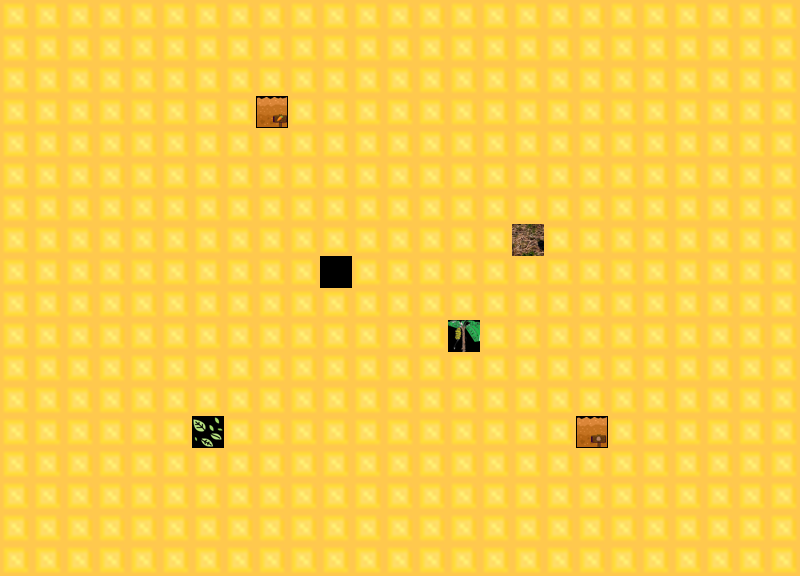

A 2D game scene composited from a Tiled map and its tileset images. What follows is a short description and the map's XML, with every tile layer's data as written:
An orthogonal 25x18 tile map with 32x32 px tiles, 1 tile layer (Tile Layer 1), 7 tilesets.

<map version="1.5" tiledversion="1.7.1" orientation="orthogonal" renderorder="right-down" width="25" height="18" tilewidth="32" tileheight="32" infinite="0" nextlayerid="2" nextobjectid="1">
 <tileset firstgid="1" name="sand_tile" tilewidth="32" tileheight="32" tilecount="1" columns="1">
  <image source="sand_tile.png" width="32" height="32" />
 </tileset>
 <tileset firstgid="2" name="appleTree" tilewidth="32" tileheight="32" tilecount="1" columns="1">
  <image source="appleTree.png" width="32" height="32" />
 </tileset>
 <tileset firstgid="3" name="bananaTree" tilewidth="32" tileheight="32" tilecount="1" columns="1">
  <image source="bananaTree.png" width="32" height="32" />
 </tileset>
 <tileset firstgid="4" name="pumpkinTree" tilewidth="32" tileheight="32" tilecount="1" columns="1">
  <image source="pumpkinTree.png" width="32" height="32" />
 </tileset>
 <tileset firstgid="5" name="vine" tilewidth="32" tileheight="32" tilecount="1" columns="1">
  <image source="vine.png" width="32" height="32" />
 </tileset>
 <tileset firstgid="6" name="potatoSoil" tilewidth="32" tileheight="32" tilecount="1" columns="1">
  <image source="potatoSoil.png" width="32" height="32" />
 </tileset>
 <tileset firstgid="7" name="carrotSoil" tilewidth="32" tileheight="32" tilecount="1" columns="1">
  <image source="carrotSoil.png" width="32" height="32" />
 </tileset>
 <layer id="1" name="Tile Layer 1" width="25" height="18">
  <data encoding="csv">
1,1,1,1,1,1,1,1,1,1,1,1,1,1,1,1,1,1,1,1,1,1,1,1,1,
1,1,1,1,1,1,1,1,1,1,1,1,1,1,1,1,1,1,1,1,1,1,1,1,1,
1,1,1,1,1,1,1,1,1,1,1,1,1,1,1,1,1,1,1,1,1,1,1,1,1,
1,1,1,1,1,1,1,1,7,1,1,1,1,1,1,1,1,1,1,1,1,1,1,1,1,
1,1,1,1,1,1,1,1,1,1,1,1,1,1,1,1,1,1,1,1,1,1,1,1,1,
1,1,1,1,1,1,1,1,1,1,1,1,1,1,1,1,1,1,1,1,1,1,1,1,1,
1,1,1,1,1,1,1,1,1,1,1,1,1,1,1,1,1,1,1,1,1,1,1,1,1,
1,1,1,1,1,1,1,1,1,1,1,1,1,1,1,1,4,1,1,1,1,1,1,1,1,
1,1,1,1,1,1,1,1,1,1,2,1,1,1,1,1,1,1,1,1,1,1,1,1,1,
1,1,1,1,1,1,1,1,1,1,1,1,1,1,1,1,1,1,1,1,1,1,1,1,1,
1,1,1,1,1,1,1,1,1,1,1,1,1,1,3,1,1,1,1,1,1,1,1,1,1,
1,1,1,1,1,1,1,1,1,1,1,1,1,1,1,1,1,1,1,1,1,1,1,1,1,
1,1,1,1,1,1,1,1,1,1,1,1,1,1,1,1,1,1,1,1,1,1,1,1,1,
1,1,1,1,1,1,5,1,1,1,1,1,1,1,1,1,1,1,6,1,1,1,1,1,1,
1,1,1,1,1,1,1,1,1,1,1,1,1,1,1,1,1,1,1,1,1,1,1,1,1,
1,1,1,1,1,1,1,1,1,1,1,1,1,1,1,1,1,1,1,1,1,1,1,1,1,
1,1,1,1,1,1,1,1,1,1,1,1,1,1,1,1,1,1,1,1,1,1,1,1,1,
1,1,1,1,1,1,1,1,1,1,1,1,1,1,1,1,1,1,1,1,1,1,1,1,1
</data>
 </layer>
</map>